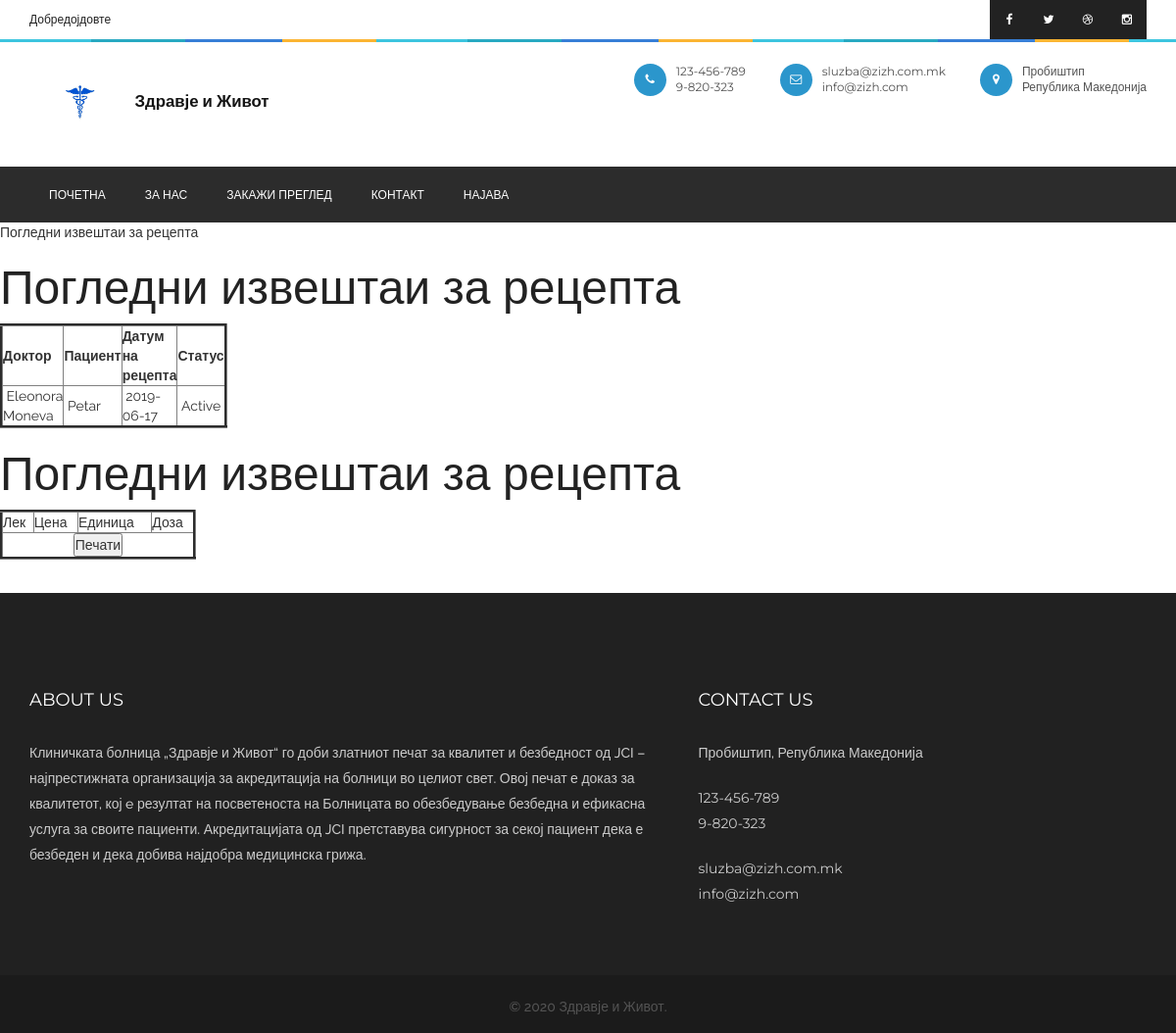
Screenshot of /viewprescription.php with the database file from the repository.
### tables this page shows
CREATE TABLE `prescription` (
  `prescriptionid` int(10) NOT NULL,
  `treatment_records_id` int(10) NOT NULL,
  `doctorid` int(10) NOT NULL,
  `patientid` int(10) NOT NULL,
  `delivery_type` varchar(10) NOT NULL COMMENT 'Delivered through appointment or online order',
  `delivery_id` int(10) NOT NULL COMMENT 'appointmentid or orderid',
  `prescriptiondate` date NOT NULL,
  `status` varchar(10) NOT NULL,
  `appointmentid` int(10) NOT NULL
);

CREATE TABLE `doctor` (
  `doctorid` int(10) NOT NULL,
  `doctorname` varchar(50) NOT NULL,
  `mobileno` varchar(15) NOT NULL,
  `departmentid` int(10) NOT NULL,
  `loginid` varchar(25) NOT NULL,
  `password` varchar(25) NOT NULL,
  `status` varchar(10) NOT NULL,
  `education` varchar(25) NOT NULL,
  `experience` float(11,1) NOT NULL,
  `consultancy_charge` float(10,2) NOT NULL
);

CREATE TABLE `patient` (
  `patientid` int(10) NOT NULL,
  `patientname` varchar(50) NOT NULL,
  `admissiondate` date NOT NULL,
  `admissiontime` time NOT NULL,
  `address` varchar(250) NOT NULL,
  `mobileno` varchar(15) NOT NULL,
  `city` varchar(25) NOT NULL,
  `pincode` varchar(20) NOT NULL,
  `loginid` varchar(50) NOT NULL,
  `password` varchar(25) NOT NULL,
  `bloodgroup` varchar(20) NOT NULL,
  `gender` varchar(10) NOT NULL,
  `dob` date NOT NULL,
  `status` varchar(10) NOT NULL
);

### viewprescription.php (the view, shortened to what this page needs)
<?php
include("header.php");
include("dbconnection.php");
?>
<div class="wrapper col2">
  <div id="breadcrumb">
    <ul>
      <li class="first">Погледни извештаи за рецепта</li></ul>
  </div>
</div>
<div class="wrapper col4">
  <div id="container">
    <h1>Погледни извештаи за рецепта</h1>
<?php
$sql ="SELECT * FROM prescription";
$qsql = mysqli_query($con,$sql);
while($rs = mysqli_fetch_array($qsql))
{
	$sqlpatient = "SELECT * FROM patient WHERE patientid='$rs[patientid]'";
	$qsqlpatient = mysqli_query($con,$sqlpatient);
	$rspatient = mysqli_fetch_array($qsqlpatient);
	$sqldoctor = "SELECT * FROM doctor WHERE doctorid='$rs[doctorid]'";
	$qsqldoctor = mysqli_query($con,$sqldoctor);
	$rsdoctor = mysqli_fetch_array($qsqldoctor);
?>
    <table width="200" border="3">
          <tbody>
            <tr>
              <td><strong>Доктор</strong></td>
              <td><strong>Пациент</strong></td>
              <td><strong>Датум на рецепта</strong></td>
              <td><strong>Статус</strong></td>
            </tr>
              <?php
            echo "<tr>
              <td>&nbsp;$rsdoctor[doctorname]</td>
              <td>&nbsp;$rspatient[patientname]</td>
               <td>&nbsp;$rs[prescriptiondate]</td>
            <td>&nbsp;$rs[status]</td>
            </tr>";
            ?>
          </tbody>
        </table>
      <h1>Погледни извештаи за рецепта</h1>
        <table width="200" border="3">
          <tbody>
            <tr>
              <td>Лек</td>
              <td>Цена</td>
              <td>Единица</td>
              <td>Доза</td>
            </tr>
            <tr>
              <td colspan="6"><div align="center">
                <input type="submit" name="print" id="print" value="Печати" onclick="myFunction()"/>
              </div></td>
              </tr>
          </tbody>
        </table>
<?php
}
?>        <p>&nbsp;</p>
  </div>
</div>
</div>
<?php
include("footer.php");
?>

### css/style.css (style rules this page uses)
* { margin: 0px; padding: 0px; }
body { background: #FFF; font-weight: normal; position: relative; font-size: 14px; font-family: 'Raleway', sans-serif; }
h1, h2, h3, h4, h5, h6 { font-weight: normal; color: #222222; font-family: 'Montserrat', sans-serif; }
h1 { font-size: 48px; }
p { color: #535353; font-size: 14px; letter-spacing: 0px; line-height: 24px; font-weight: 500; text-rendering: optimizeLegibility; }

### rows the page displays
prescription: doctorid.doctorname "Eleonora Moneva", patientid.patientname "Petar", prescriptiondate "2019-06-17", status "Active"
